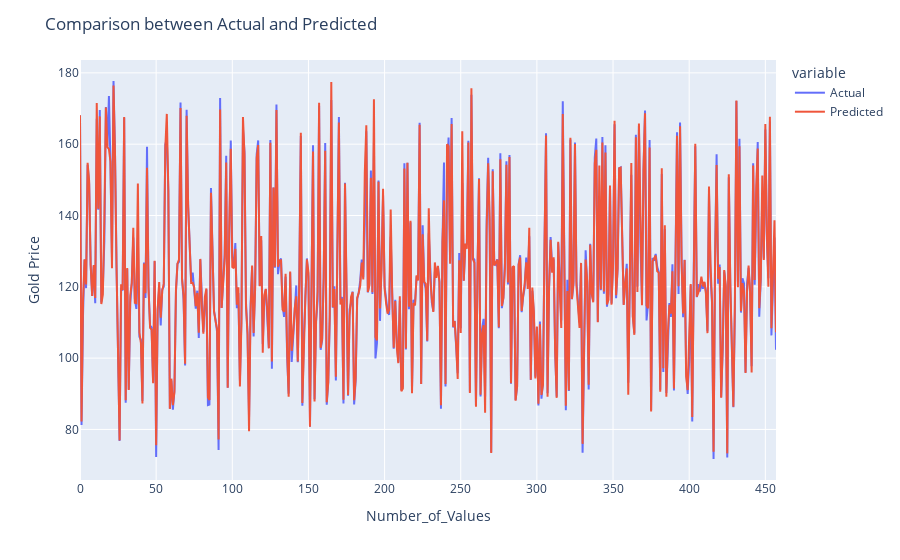

Write notebook code for a chart like this one.
### Code cell
fig = px.line(comparison, x = comparison.index, y = [comparison.Actual, comparison.Predicted])

fig.update_layout(yaxis_title='Gold Price',
    title='Comparison between Actual and Predicted')

fig.update_traces(name)
iplot(fig)

### Figure 1 — Plotly figure (JSON) as saved in the notebook; plotly's stock layout.template omitted (floating-point values rounded to 4 significant figures; data arrays with more than 128 entries replaced by an {"elided": "..."} marker saying what was removed)
{"data": [{"hovertemplate": "variable=Actual<br>Number_of_Values=%{x}<br>value=%{y}<extra></extra>", "legendgroup": "Actual", "line": {"color": "#636efa", "dash": "solid"}, "marker": {"symbol": "circle"}, "mode": "lines", "name": "Actual", "orientation": "v", "showlegend": true, "type": "scatter", "x": {"elided": "458 int values"}, "xaxis": "x", "y": {"elided": "458 float values"}, "yaxis": "y"}, {"hovertemplate": "variable=Predicted<br>Number_of_Values=%{x}<br>value=%{y}<extra></extra>", "legendgroup": "Predicted", "line": {"color": "#EF553B", "dash": "solid"}, "marker": {"symbol": "circle"}, "mode": "lines", "name": "Predicted", "orientation": "v", "showlegend": true, "type": "scatter", "x": {"elided": "458 int values"}, "xaxis": "x", "y": {"elided": "458 float values"}, "yaxis": "y"}], "layout": {"legend": {"title": {"text": "variable"}, "tracegroupgap": 0}, "margin": {"t": 60}, "title": {"text": "Comparison between Actual and Predicted"}, "xaxis": {"anchor": "y", "domain": [0, 1], "title": {"text": "Number_of_Values"}}, "yaxis": {"anchor": "x", "domain": [0, 1], "title": {"text": "Gold Price"}}}}
